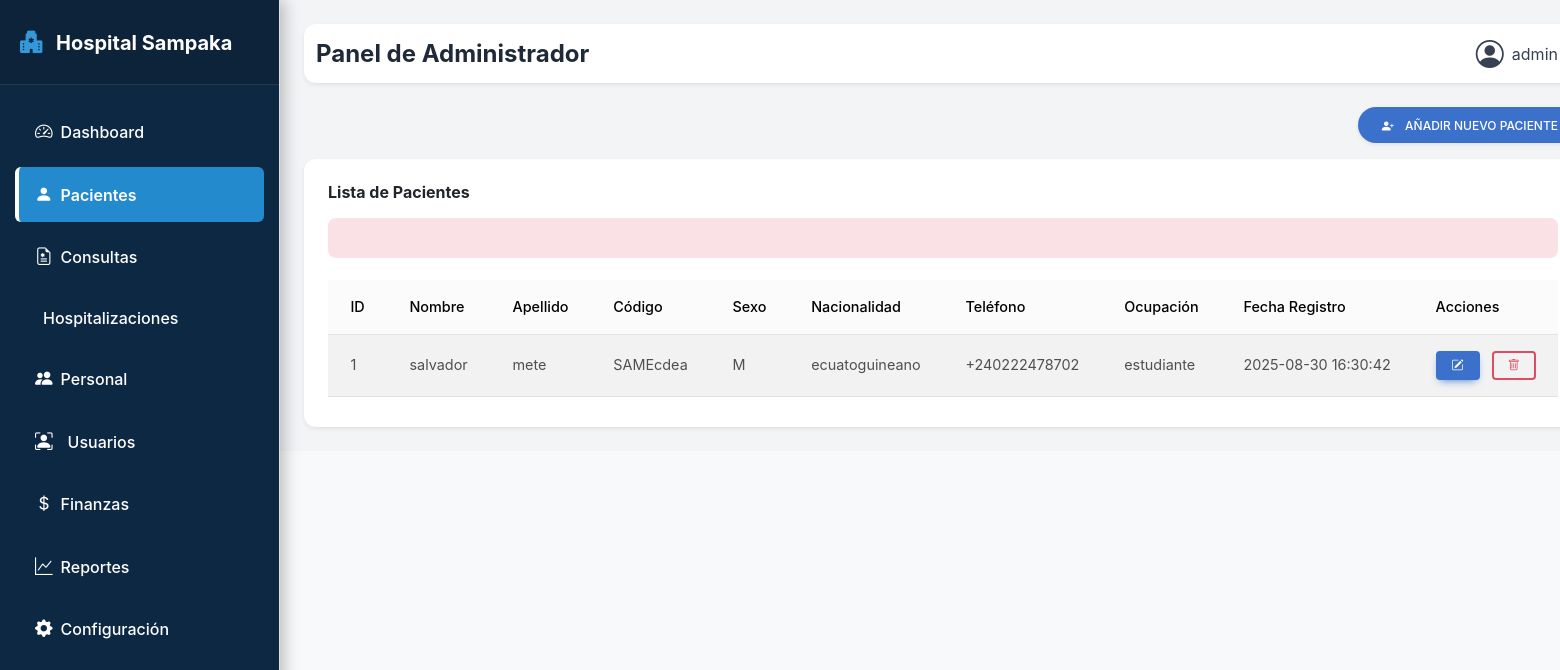
Page /administrador/pacientes.php (signed in) on the committed database.
### tables this page shows
CREATE TABLE pacientes (
    id_paciente INT AUTO_INCREMENT PRIMARY KEY,
    codigo VARCHAR(50) UNIQUE,
    nombre VARCHAR(100),
    apellido VARCHAR(100),
    sexo ENUM('M','F'),
    fecha_nacimiento DATE,
    correo VARCHAR(150),
    direccion VARCHAR(200),
    telefono VARCHAR(20),
    nacionalidad VARCHAR(100),
    ocupacion VARCHAR(100),
    fecha_registro DATETIME DEFAULT CURRENT_TIMESTAMP,
    id_usuario INT,
    FOREIGN KEY (id_usuario) REFERENCES usuarios(id_usuario)
);

### administrador/pacientes.php (the view, shortened to what this page needs)
<?php
include_once '../componentes/header.php';
?>
<body>
    <div class="d-flex" id="wrapper">
        <?php include_once '../componentes/sidebar.php'; ?>
        <div id="content" class="p-4 bg-gray-100 flex-grow">
            <?php
            include_once '../componentes/barra_nav.php';
            ?>
            <div class="d-flex justify-content-end mb-3">
                <button class="btn btn-primary btn-rounded shadow-sm" data-bs-toggle="modal" data-bs-target="#modalRegistrarPaciente">
                    <i class="bi bi-person-plus-fill me-2"></i> Añadir Nuevo Paciente
                </button>
            </div>
            <div class="card shadow-sm rounded-xl">
                <div class="card-body">
                    <h5 class="card-title mb-3 fw-bold"> Lista de Pacientes</h5>
                    <?php if (isset($_SESSION['error'])): ?>
                        <div class="alert alert-danger fade-msg"><?= htmlspecialchars($_SESSION['error']); ?></div>
                    <?php endif; ?>
                    <div class="table-responsive">
                        <?php
                        require_once "../config/conexion.php";
                        try {
                            $stmt = $pdo->query("SELECT id_paciente, nombre, apellido, sexo, nacionalidad, telefono, ocupacion, fecha_registro, codigo
                                FROM pacientes
                                ORDER BY fecha_registro DESC");
                            $pacientes = $stmt->fetchAll(PDO::FETCH_ASSOC);
                        } catch (PDOException $e) {
                            echo "<div class='alert alert-danger'>Error al cargar pacientes: " . $e->getMessage() . "</div>";
                            $pacientes = [];
                        }
                        ?>
                        <table id="tablaPacientes" class="table table-striped table-hover align-middle mb-0 nowrap" style="width:100%">
                            <thead class="table-light">
                                <tr>
                                    <th>ID</th>
                                    <th>Nombre</th>
                                    <th>Apellido</th>
                                    <th>Código</th>
                                    <th>Sexo</th>
                                    <th>Nacionalidad</th>
                                    <th>Teléfono</th>
                                    <th>Ocupación</th>
                                    <th>Fecha Registro</th>
                                    <th>Acciones</th>
                                </tr>
                            </thead>
                            <tbody>
                                <?php if (count($pacientes) > 0): ?>
                                    <?php foreach ($pacientes as $p): ?>
                                        <tr>
                                            <td><?= htmlspecialchars($p['id_paciente']) ?></td>
                                            <td><?= htmlspecialchars($p['nombre']) ?></td>
                                            <td><?= htmlspecialchars($p['apellido']) ?></td>
                                            <td><?= htmlspecialchars($p['codigo']) ?></td>
                                            <td><?= htmlspecialchars($p['sexo']) ?></td>
                                            <td><?= htmlspecialchars($p['nacionalidad']) ?></td>
                                            <td><?= htmlspecialchars($p['telefono']) ?></td>
                                            <td><?= htmlspecialchars($p['ocupacion']) ?></td>
                                            <td><?= htmlspecialchars($p['fecha_registro']) ?></td>
                                            <td>
                                                <button
                                                    class="btn btn-sm btn-primary me-2"
                                                    data-bs-toggle="modal"
                                                    data-bs-target="#modalEditarPaciente"
                                                    data-id="<?= htmlspecialchars($p['id_paciente']) ?>"
                                                    data-nombre="<?= htmlspecialchars($p['nombre']) ?>"
                                                    data-apellido="<?= htmlspecialchars($p['apellido']) ?>"
                                                    data-sexo="<?= htmlspecialchars($p['sexo']) ?>"
                                                    data-nacionalidad="<?= htmlspecialchars($p['nacionalidad']) ?>"
                                                    data-telefono="<?= htmlspecialchars($p['telefono']) ?>"
                                                    data-ocupacion="<?= htmlspecialchars($p['ocupacion']) ?>">
                                                    <i class="bi bi-pencil-square"></i>
                                                </button>
                                                <button
                                                    class="btn btn-sm btn-outline-danger"
                                                    data-bs-toggle="modal"
                                                    data-bs-target="#modalConfirmarEliminacion"
                                                    data-id="<?= htmlspecialchars($p['id_paciente']) ?>"
                                                    data-nombre-completo="<?= htmlspecialchars($p['nombre'] . ' ' . $p['apellido']) ?>">
                                                    <i class="bi bi-trash"></i>
                                                </button>
                                            </td>
                                        </tr>
                                    <?php endforeach; ?>
                                <?php else: ?>
                                    <tr>
                                        <td colspan="10" class="text-center text-muted">No hay pacientes registrados</td>
                                    </tr>
                                <?php endif; ?>
                            </tbody>
                        </table>
                    </div>
                </div>
            </div>
        </div>
    </div>
    <?php
    include_once '../componentes/footer.php';
    ?>

### componentes/header.php (style rules this page uses)
body { font-family: 'Inter', sans-serif; background-color: #f8f9fa; color: #34495e; line-height: 1.6; overflow-x: hidden; }
#content { flex-grow: 1; margin-left: 280px; padding: 30px; transition: margin-left 0.3s ease; }

### rows in the picture
pacientes: id_paciente "1", nombre "salvador", apellido "mete", codigo "SAMEcdea", sexo "M", nacionalidad "ecuatoguineano", telefono "+240222478702", ocupacion "estudiante", fecha_registro "2025-08-30 16:30:42"

### other values in the picture
$usuario_rol "Administrador"
$nombre_usuario "admin"
